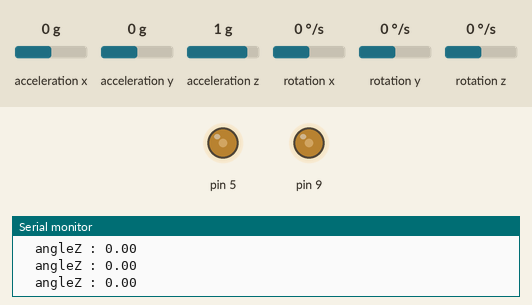
Recording of a sketch running on a simulated Arduino Uno, built with avr-gcc and run on an emulated ATmega328P. On the bench: output pins drawn as LEDs (lit = HIGH), the last lines printed to the serial monitor. Inputs (shaded band) come from the test bench; at power-on: rotation z 0 °/s, acceleration x 0 g, acceleration y 0 g, acceleration z 1 g, rotation x 0 °/s, rotation y 0 °/s.

Above: at 4.2 s.
4.3 s: rotation z set to -192 °/s
At 5.3 s:
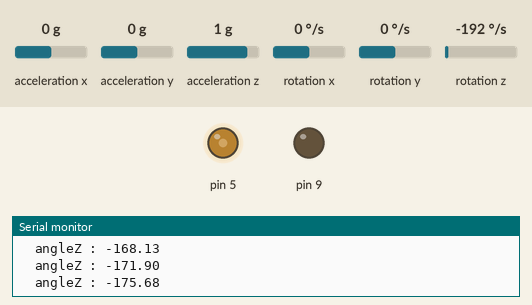
5.8 s: rotation z set to 192 °/s
At 8.7 s:
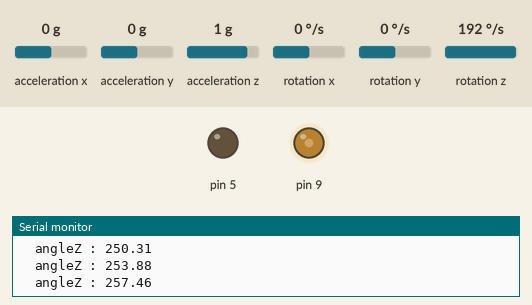
Timing chart, 0 to 10.2 s (numbered marks = the images above; inputs shaded):
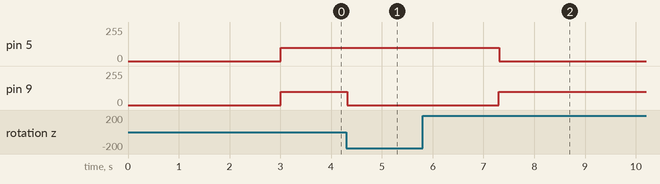

The sketch:

MPU6050.ino
```cpp
#include <MPU6050_tockn.h>//библиотека для датчика MPU6050 https://github.com/tockn/MPU6050_tockn //librory for sensor MPU6050 https://github.com/tockn/MPU6050_tockn
#include <Wire.h>

MPU6050 mpu6050(Wire);
float ugol;//переменая для значений с датчика по оси Z //variable for writing values from sensor along the axis Z
void setup() {
  Serial.begin(9600);
  Wire.begin();
  mpu6050.begin();
  mpu6050.calcGyroOffsets(true);

}

void loop() {

  mpu6050.update();//для улучшения функциональности программы //for improvement the functionality of the progrom
  Serial.print("\tangleZ : ");
  Serial.println(mpu6050.getAngleZ());
  for (int i = 0; i <= 100000000000; i++)
  {
    mpu6050.update();
    ugol=mpu6050.getAngleZ();//присвоения значений переменой 'ugol'// assigning values variable 'ugol'
    analogWrite(5, 100);//включения моторов //motor starters
    Serial.print("\tangleZ : ");
    Serial.println(mpu6050.getAngleZ());//запись значений с датчика на монитор порта//write values from the sensor to the monetor porta
    if (ugol < 0)//условия //conditions
    {
      while (ugol <= 0)
      {
        analogWrite(9, 0);
        mpu6050.update();
        Serial.print("\tangleZ : ");
        Serial.println(mpu6050.getAngleZ());
        mpu6050.update();
        ugol=mpu6050.getAngleZ();//присвоения значений переменой//assigning values variable
      }
    }
    analogWrite(5, 100);
    analogWrite(9, 100);
    mpu6050.update();
    ugol=mpu6050.getAngleZ();
    if (ugol > 0)
    {
      while (ugol >= 0)
      {
        mpu6050.update();
        Serial.print("\tangleZ : ");
        Serial.println(mpu6050.getAngleZ());
        analogWrite(5, 0);
        mpu6050.update();
        ugol=mpu6050.getAngleZ();
      }
    }

    Serial.println();
  }
}
```

Measured:
- after the input at 4.3 s, pin 9: 100/255 → 0/255 at once
- after the input at 5.8 s, pin 5: 100/255 → 0/255 after 1.5 s; pin 9: 0/255 → 100/255 after 1.5 s
